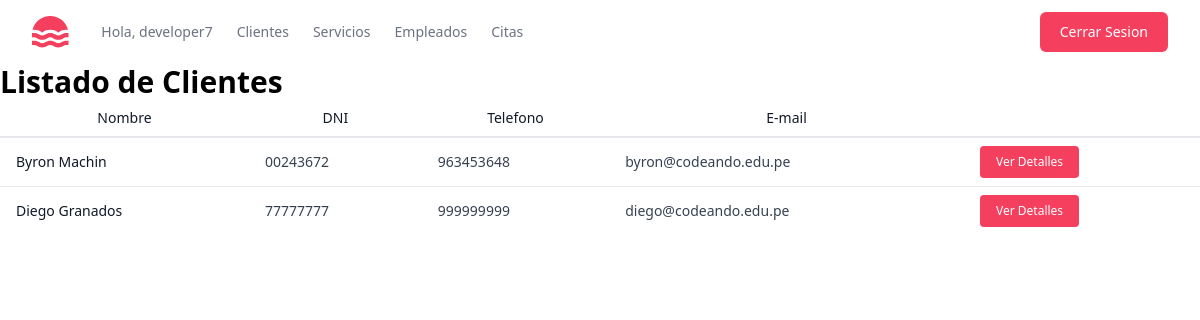
Page /clientes/listado-clientes/ (signed in) on the committed database.
### clientes/models.py (models this page shows, shortened)
class Cliente(models.Model):
    nombre = models.CharField(max_length=50)
    apellido = models.CharField(max_length=50)
    dni = models.CharField(max_length=8, unique=True)
    telefono = models.CharField(max_length=10)
    email = models.EmailField(max_length=50)
    fecha_registro = models.DateField(auto_now_add=True)
    class Meta:
        db_table = "clientes"
        verbose_name = "Cliente"
        verbose_name_plural = "Clientes"
        ordering = ["nombre", "apellido"]

### clientes/views.py (the view)
# urls.py: path("listado-clientes/", ClienteView.as_view(), name="listado_clientes"),
class ClienteView(ListView):
    model = Cliente
    template_name = "clientes/listado_clientes.html"
    context_object_name = "clientes"

### clientes/templates/clientes/listado_clientes.html
{% extends "base.html" %} {% block content %}
<h1 class="text-3xl font-bold">Listado de Clientes</h1>
<div class="overflow-x-auto">
  <table class="min-w-full divide-y-2 divide-gray-200 bg-white text-sm">
    <thead class="ltr:text-left rtl:text-right">
      <tr>
        <th class="whitespace-nowrap px-4 py-2 font-medium text-gray-900">
          Nombre
        </th>
        <th class="whitespace-nowrap px-4 py-2 font-medium text-gray-900">
          DNI
        </th>
        <th class="whitespace-nowrap px-4 py-2 font-medium text-gray-900">
          Telefono
        </th>
        <th class="whitespace-nowrap px-4 py-2 font-medium text-gray-900">
          E-mail
        </th>
        <th class="px-4 py-2"></th>
      </tr>
    </thead>
    <tbody class="divide-y divide-gray-200">
      {% for cliente in clientes %}
      <tr>
        <td class="whitespace-nowrap px-4 py-2 font-medium text-gray-900">
          {{cliente.nombre}} {{cliente.apellido}}
        </td>
        <td class="whitespace-nowrap px-4 py-2 text-gray-700">
          {{cliente.dni}}
        </td>
        <td class="whitespace-nowrap px-4 py-2 text-gray-700">
          {{cliente.telefono}}
        </td>
        <td class="whitespace-nowrap px-4 py-2 text-gray-700">
          {{cliente.email}}
        </td>
        <td class="whitespace-nowrap px-4 py-2">
          <a
            href="#"
            class="inline-block rounded bg-rose-500 px-4 py-2 text-xs font-medium text-white hover:bg-rose-600"
          >
            Ver Detalles
          </a>
        </td>
      </tr>
      {% endfor %}
    </tbody>
  </table>
</div>
{% endblock %}

### templates/base.html (shortened to what this page needs)
<!DOCTYPE html>
<html lang="es">
  <head>
    <script src="https://cdn.tailwindcss.com"></script>
  </head>
  <header class="bg-white">
    <div
      class="mx-auto flex h-16 max-w-screen-xl items-center gap-8 px-4 sm:px-6 lg:px-8"
    >
      <a class="block text-rose-500" href="#">
      </a>
      <div class="flex flex-1 items-center justify-end md:justify-between">
        <nav aria-label="Global" class="hidden md:block">
          <ul class="flex items-center gap-6 text-sm">
            <li>
              <span
                class="text-gray-500 transition hover:text-gray-500/75"
                href="{% url 'listado_clientes' %}"
              >
                Hola, {{ user.username }}
              </span>
            </li>
            <li>
              <a
                class="text-gray-500 transition hover:text-gray-500/75"
                href="{% url 'listado_clientes' %}"
              >
                Clientes
              </a>
            </li>
            <li>
              <a
                class="text-gray-500 transition hover:text-gray-500/75"
                href="{% url 'listado_servicios' %}"
              >
                Servicios
              </a>
            </li>
            <li>
              <a
                class="text-gray-500 transition hover:text-gray-500/75"
                href="{% url 'lista_empleados' %}"
              >
                Empleados
              </a>
            </li>
            <li>
              <a
                class="text-gray-500 transition hover:text-gray-500/75"
                href="{% url 'listado_citas' %}"
              >
                Citas
              </a>
            </li>
          </ul>
        </nav>
        <div class="flex items-center gap-4">
          <div class="sm:flex sm:gap-4">
            {% if not user.is_authenticated %}
            <a
              class="block rounded-md bg-rose-500 px-5 py-2.5 text-sm font-medium text-white transition hover:bg-rose-600"
              href="{% url 'login' %}"
            >
              Inciar Sesion
            </a>
            <a
              class="hidden rounded-md bg-gray-100 px-5 py-2.5 text-sm font-medium text-rose-500 transition hover:text-teal-600/75 sm:block"
              href="#"
            >
              Registrar
            </a>
          </div>
          {% else %}
          <form method="post" action="{% url 'logout' %}">
            <button
              class="block rounded-md bg-rose-500 px-5 py-2.5 text-sm font-medium text-white transition hover:bg-rose-600"
              type="submit"
            >
              Cerrar Sesion
            </button>
          </form>
          {% endif %}
        </div>
      </div>
    </div>
  </header>
  <body>
    {% if user.is_authenticated %} {% block content %} {% endblock %} {% else %}
    <h1>Para poder ver este contenido debes iniciar sesion</h1>
    {% endif %}
  </body>
</html>

### rows in the picture
Cliente: nombre "Byron", apellido "Machin", dni "00243672", telefono "963453648", email "byron@codeando.edu.pe"
Cliente: nombre "Diego", apellido "Granados", dni "77777777", telefono "999999999", email "diego@codeando.edu.pe"

### other values in the picture
{{ user.username }} "developer7"
